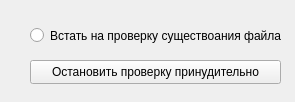
<?xml version="1.0" encoding="UTF-8"?>
<ui version="4.0">
 <class>MainWindow</class>
 <widget class="QMainWindow" name="MainWindow">
  <property name="geometry">
   <rect>
    <x>0</x>
    <y>0</y>
    <width>295</width>
    <height>102</height>
   </rect>
  </property>
  <property name="windowTitle">
   <string>MainWindow</string>
  </property>
  <widget class="QWidget" name="centralwidget">
   <widget class="QRadioButton" name="radioButton">
    <property name="geometry">
     <rect>
      <x>30</x>
      <y>10</y>
      <width>251</width>
      <height>51</height>
     </rect>
    </property>
    <property name="text">
     <string>Встать на проверку существоания файла</string>
    </property>
   </widget>
   <widget class="QPushButton" name="pushButton_stopChech">
    <property name="enabled">
     <bool>true</bool>
    </property>
    <property name="geometry">
     <rect>
      <x>30</x>
      <y>60</y>
      <width>251</width>
      <height>24</height>
     </rect>
    </property>
    <property name="text">
     <string>Остановить проверку принудительно</string>
    </property>
   </widget>
  </widget>
 </widget>
 <resources/>
 <connections/>
</ui>
